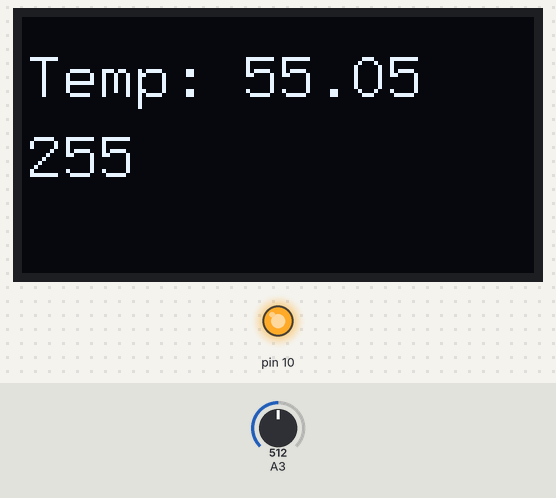
Simulated run of this sketch. Board: Arduino Uno, built with avr-gcc and run on an emulated ATmega328P. Shown: 128×64 one-colour display, output pins drawn as LEDs (lit = HIGH). The inputs (shaded band) are chosen by the test bench; at power-on: A3 = 512.

Above: at 1.2 s.
1.3 s: A3 set to 322
At 1.9 s:
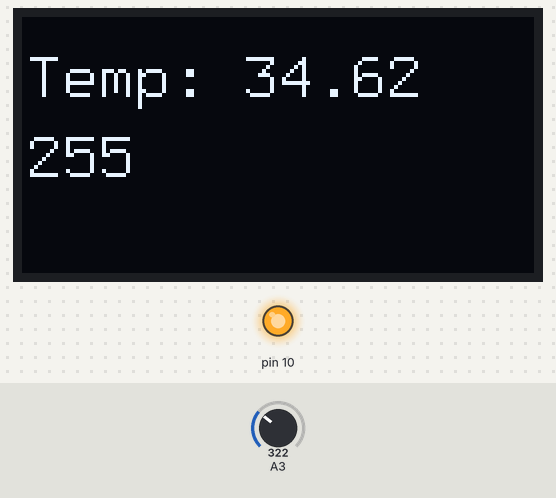
2.9 s: A3 set to 299
At 4.4 s:
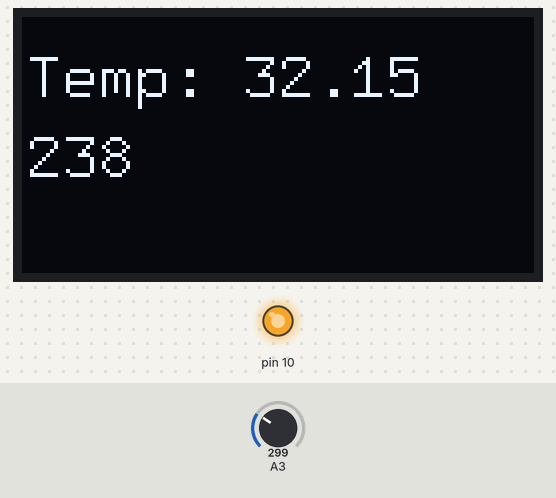
4.8 s: A3 set to 122
At 6.5 s:
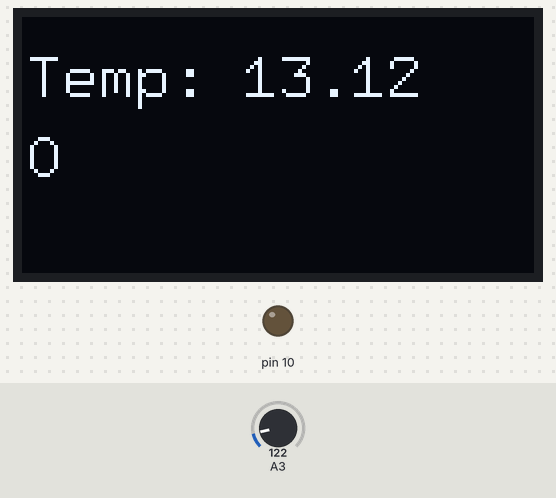
Timing chart, 0 to 8.0 s (numbered marks = the images above; inputs shaded):
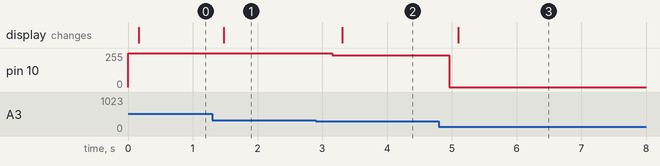

The sketch:

Auto-Fan.ino
```cpp
#include "U8glib.h"
U8GLIB_SSD1306_128X64 u8g(U8G_I2C_OPT_NONE);
#define setFont_L u8g.setFont(u8g_font_9x15)
unsigned int dutyCycle; //占空比
unsigned int tempMin = 20; //零速温度
unsigned int tempMax = 33; //满速温度
double temp;
void setup( ) {
Serial.begin(9600); //波特率配置串口通讯
analogReference(INTERNAL); //调用板载1.1V基准源
}
void loop( ) {

double analogVotage = 1.1*(double)analogRead(A3)/1023;
temp = 100*analogVotage; //电压换算成温度
if (temp <= tempMin)
dutyCycle = 0;
else if (temp < tempMax)
dutyCycle = (temp-tempMin)*255/(tempMax-tempMin);
else
dutyCycle = 255;
analogWrite(10, dutyCycle); //产生PWM，控制电机转速
u8g.firstPage();
do{
  setFont_L;
  u8g.setPrintPos(1,20);
  u8g.print("Temp: ");
  u8g.print(temp);
  u8g.setPrintPos(1,40);
  u8g.print(dutyCycle);
}while(u8g.nextPage());
delay(100); //控制刷新速度
}
```

Measured:
- after the input at 1.3 s, the display: changes after 0.18 s (image 1)
- after the input at 2.9 s, pin 10: 255/255 → 238/255 after 0.25 s; the display: changes after 0.41 s (image 2)
- after the input at 4.8 s, pin 10: 238/255 → 0/255 after 0.17 s; the display: changes after 0.30 s (image 3)
